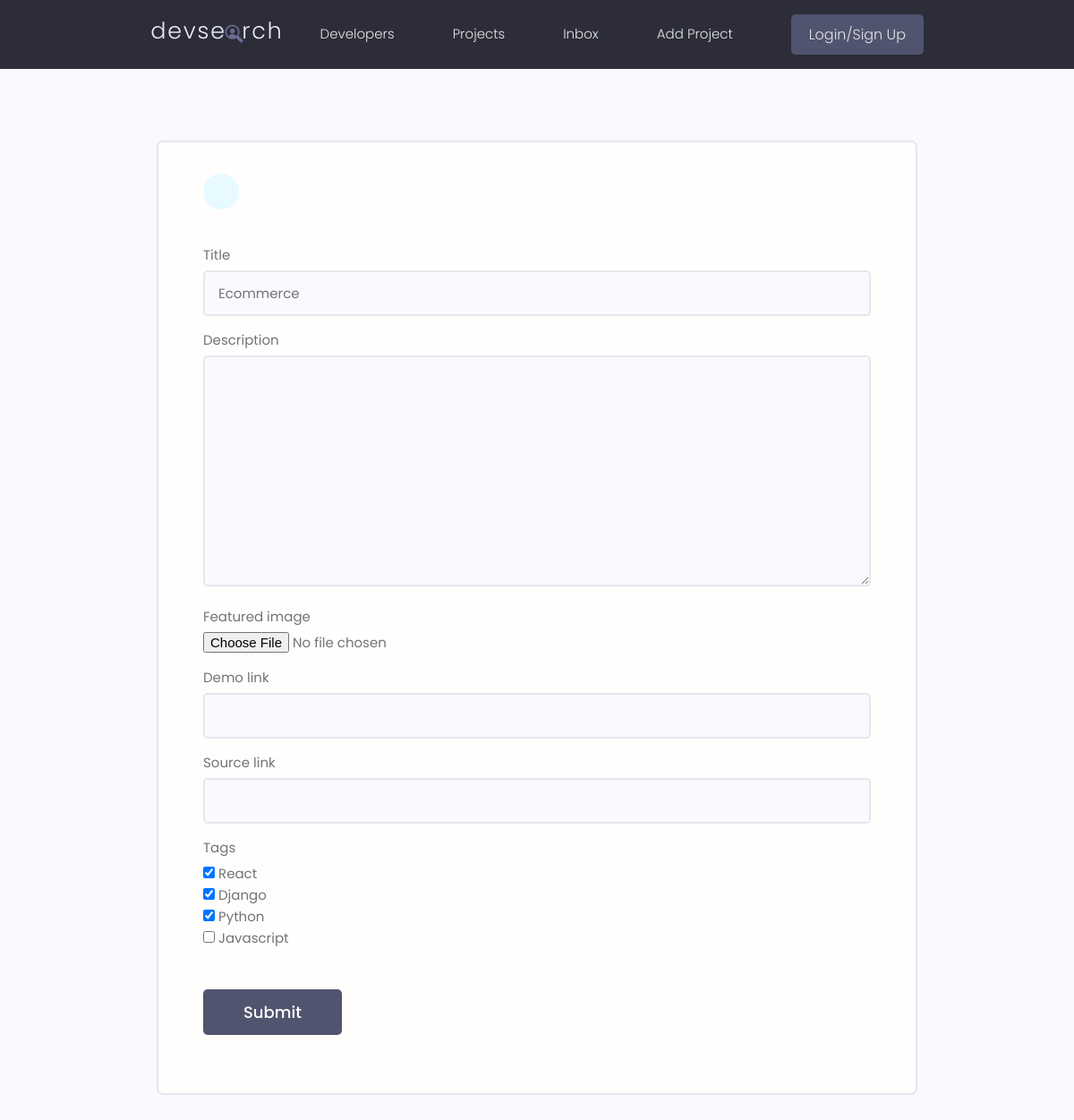
/projects/update-project/5eb8d1e4994a48b1bd5f211f7cf3a84c, run on an earlier commit of the app's database.
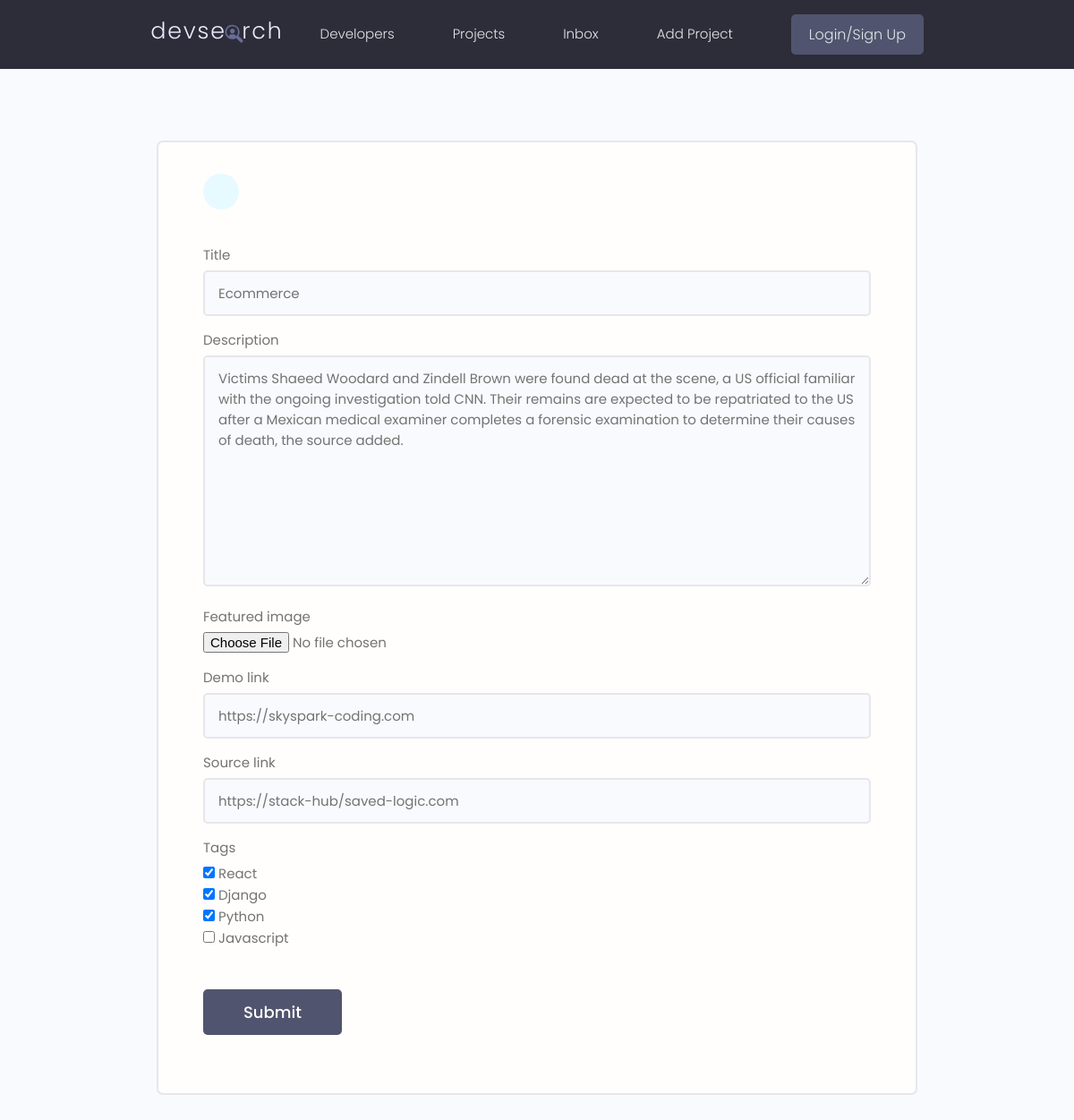
And on a later commit of the database.
### projects/models.py (models this page shows, shortened)
class Project(models.Model):
    id = models.UUIDField(default=uuid.uuid4, unique=True, primary_key=True, editable=False)
    title = models.CharField(max_length=128)
    description = models.TextField(null=True, blank=True)  # can submit and leave this field empty
    featured_image = models.ImageField(null=True, blank=True, default='default.jpg')  # installed pillow
    demo_link = models.CharField(max_length=256, null=True, blank=True)
    source_link = models.CharField(max_length=256, null=True, blank=True)
    vote_total = models.IntegerField(default=0, null=True, blank=True)
    vote_ratio = models.IntegerField(default=0, null=True, blank=True)
    created = models.DateTimeField(auto_now_add=True)  # auto generating a timestamp
    tags = models.ManyToManyField('Tag', blank=True)
    owner = models.ForeignKey(Profile, null=True, blank=True, on_delete=models.SET_NULL)

### projects/views.py (the view)
# urls.py: path('update-project/<str:pk>', views.update_project, name='update-project'),
def update_project(request, pk):
    single_project = Project.objects.get(id=pk)
    form = ProjectForm(instance=single_project)  # pre-filling the form with the object's data
    if request.method == 'POST':
        form = ProjectForm(request.POST, request.FILES, instance=single_project)
        if form.is_valid():
            form.save()
            return redirect('projects')
    context = {'form': form}
    return render(request, 'projects/project_form.html', context)

### projects/forms.py
class ProjectForm(ModelForm):
    class Meta:
        model = Project
        fields = ['title', 'description', 'featured_image', 'demo_link', 'source_link', 'tags']
        widgets = {
            'title': forms.TextInput(attrs={'class': 'input'}),
            'description': forms.Textarea(attrs={'class': 'input'}),
            'featured_image': forms.FileInput(attrs={'class': 'input'}),
            'demo_link': forms.TextInput(attrs={'class': 'input'}),
            'source_link': forms.TextInput(attrs={'class': 'input'}),
            'tags': forms.CheckboxSelectMultiple(attrs={'class': 'input'}),
        }

### projects/models.py (called while the page is built)
    def __str__(self):
        return f'{self.name}'

### projects/templates/projects/project_form.html (shortened to what this page needs)
{% extends 'base.html' %}
{% block content %}
        <main class="formPage my-xl">
        <div class="content-box">
            <div class="formWrapper">
                <a class="backButton" href="#"></a>
                <br>
                <form class="form" method="POST" enctype="multipart/form-data">
                    {% for field in form %}
                    <div class="form__field">
                        <label for="formInput#text">{{ field.label}} </label>
                        {{ field }}
                    </div>
                    {% endfor %}
                    <input class="btn btn--sub btn--lg  my-md" type="submit" value="Submit" />
                </form>
            </div>
        </div>
    </main>
{% endblock content %}

What changed in the data, as far as the page shows it:
changed Project "Ecommerce": description (not shown) → "Victims Shaeed Woodard and Zindell Brown were found dead at the scene, a US official familiar with the ongoing investigation told CNN. Their remains are expected to be repatriated to the US after a Mexican medical examiner completes a forensic examination to determine their causes of death, the source added."; demo_link (not shown) → "https://skyspark-coding.com"; source_link (not shown) → "https://stack-hub/saved-logic.com"
